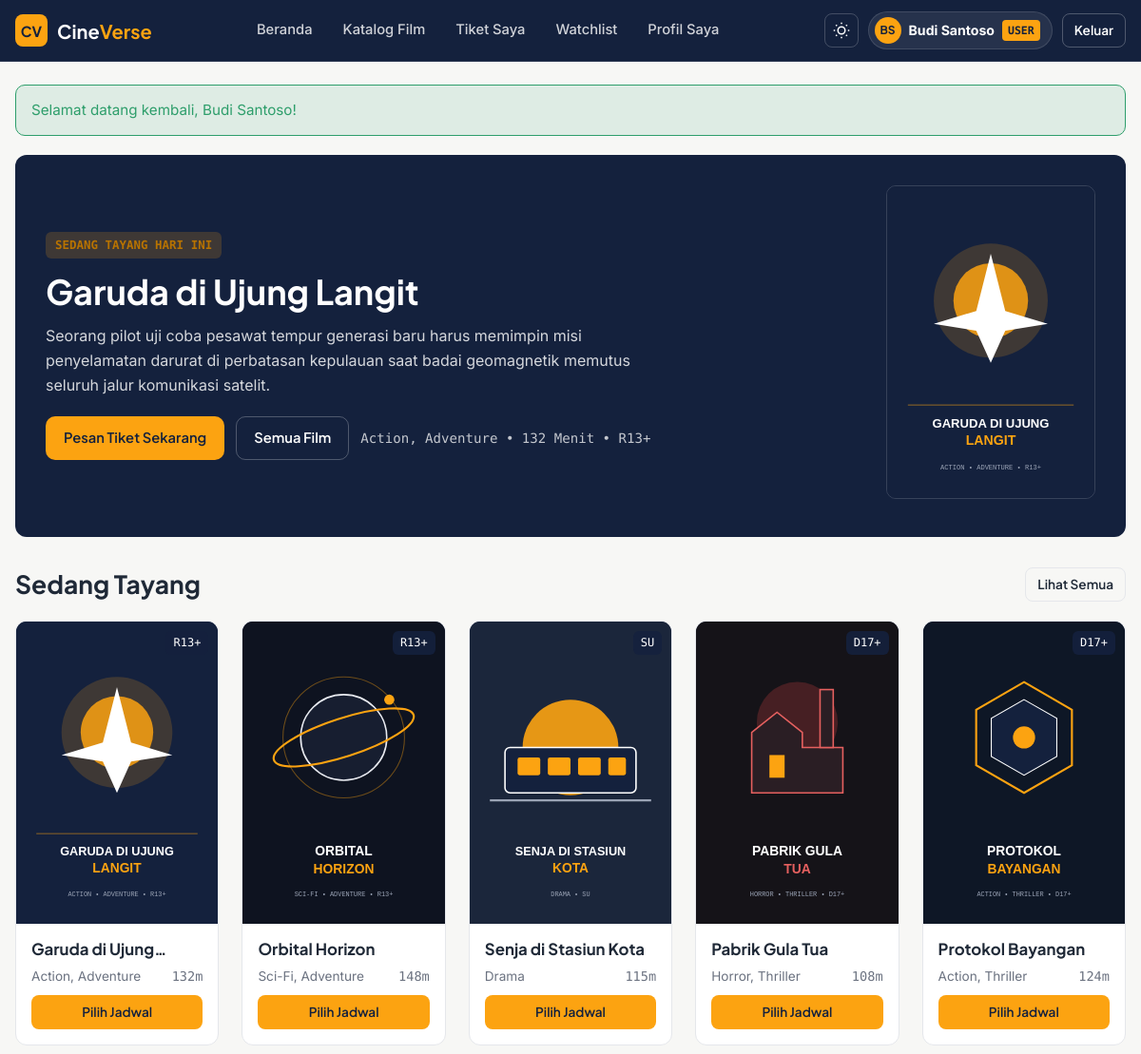
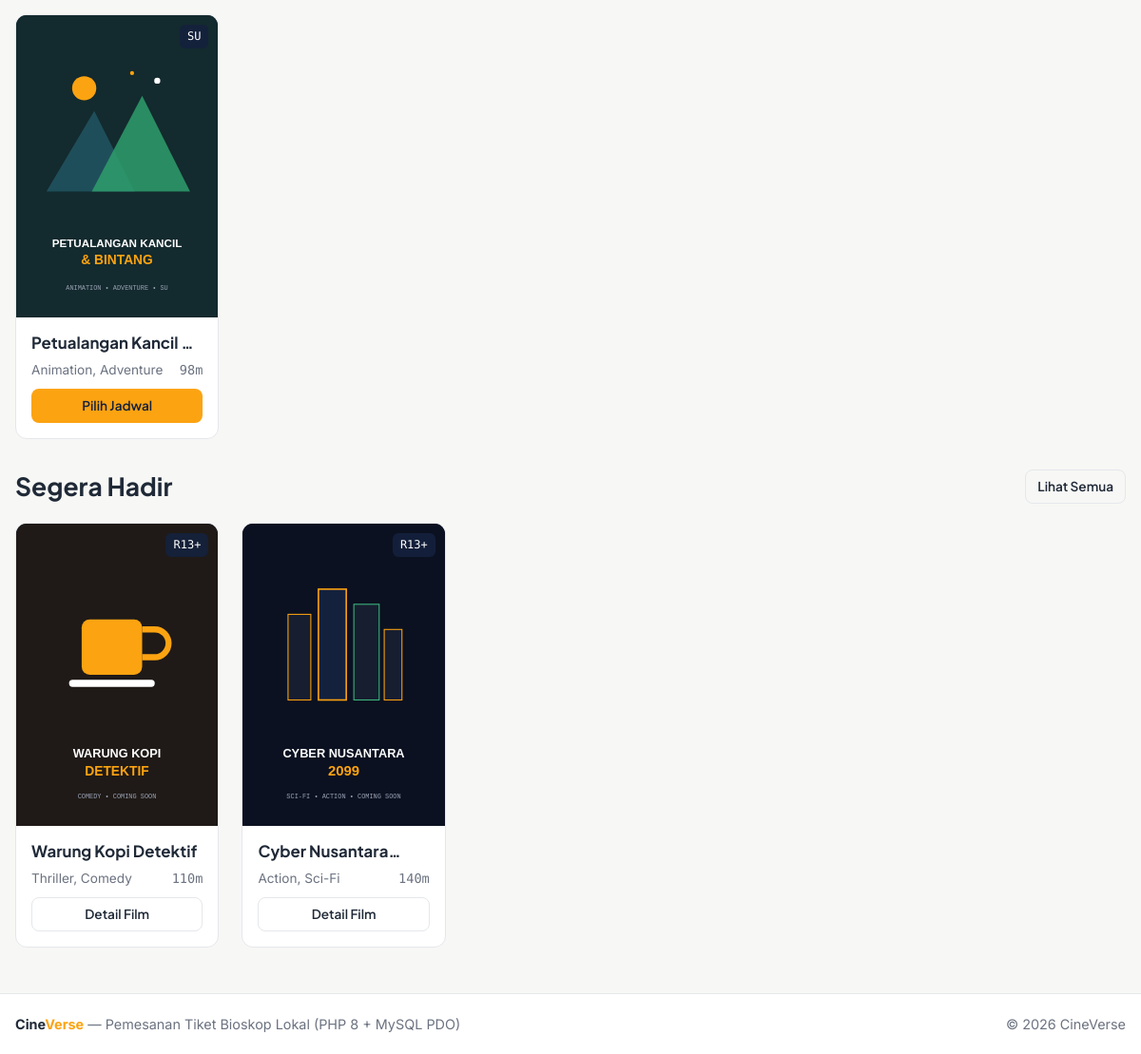
Screenshot of / (signed in) with the database file from the repository (2 pictures, top to bottom).
### tables this page shows
CREATE TABLE movies (
    id INT AUTO_INCREMENT PRIMARY KEY,
    title VARCHAR(150) NOT NULL,
    synopsis TEXT NOT NULL,
    duration_min INT NOT NULL DEFAULT 120,
    release_date DATE DEFAULT NULL,
    age_rating ENUM('SU', 'R13+', 'D17+', 'D21+') NOT NULL DEFAULT 'R13+',
    language VARCHAR(50) NOT NULL DEFAULT 'Indonesia',
    director VARCHAR(100) DEFAULT NULL,
    cast_list VARCHAR(255) DEFAULT NULL,
    poster VARCHAR(255) DEFAULT 'poster-1.svg',
    trailer_url VARCHAR(255) DEFAULT NULL,
    status ENUM('now_showing', 'coming_soon', 'archived') NOT NULL DEFAULT 'now_showing',
    created_at DATETIME NOT NULL DEFAULT CURRENT_TIMESTAMP
);

### includes/functions.php (called while the page is built, shortened)
<?php
require_once __DIR__ . '/auth.php';
function e(?string $str): string
{
    return htmlspecialchars((string)$str, ENT_QUOTES, 'UTF-8');
}
function posterUrl(?string $poster): string
{
    return baseUrl('uploads/' . $poster);
}

### includes/auth.php (called while the page is built, shortened)
<?php
function baseUrl(string $path = ''): string
{
    $scriptDir = str_replace('\\', '/', dirname($_SERVER['SCRIPT_NAME']));
    $root = preg_replace('#/(public|user|operator|admin|api)$#', '', $scriptDir);
    $root = rtrim($root, '/');
    return $root . '/' . ltrim($path, '/');
}

### public/index.php (the view, shortened to what this page needs)
<?php
require_once __DIR__ . '/../includes/layout/header.php';
$heroStmt = $pdo->query("
    SELECT m.*, GROUP_CONCAT(g.name SEPARATOR ', ') AS genres
    FROM movies m
    LEFT JOIN movie_genres mg ON mg.movie_id = m.id
    LEFT JOIN genres g ON g.id = mg.genre_id
    WHERE m.status = 'now_showing'
    GROUP BY m.id
    ORDER BY m.id ASC
    LIMIT 1
");
$heroMovie = $heroStmt->fetch();
$nowStmt = $pdo->query("
    SELECT m.*, GROUP_CONCAT(g.name SEPARATOR ', ') AS genres
    FROM movies m
    LEFT JOIN movie_genres mg ON mg.movie_id = m.id
    LEFT JOIN genres g ON g.id = mg.genre_id
    WHERE m.status = 'now_showing'
    GROUP BY m.id
    ORDER BY m.id ASC
");
$nowShowing = $nowStmt->fetchAll();
$comingStmt = $pdo->query("
    SELECT m.*, GROUP_CONCAT(g.name SEPARATOR ', ') AS genres
    FROM movies m
    LEFT JOIN movie_genres mg ON mg.movie_id = m.id
    LEFT JOIN genres g ON g.id = mg.genre_id
    WHERE m.status = 'coming_soon'
    GROUP BY m.id
    ORDER BY m.release_date ASC
");
$comingSoon = $comingStmt->fetchAll();
?>
<?php if ($heroMovie): ?>
<section class="hero">
    <div>
        <span class="badge badge-warning" style="margin-bottom:12px;">SEDANG TAYANG HARI INI</span>
        <h1><?= e($heroMovie['title']) ?></h1>
        <p><?= e($heroMovie['synopsis']) ?></p>
        <div style="display:flex;gap:12px;flex-wrap:wrap;align-items:center;">
            <a href="movie.php?id=<?= (int)$heroMovie['id'] ?>" class="btn btn-primary">Pesan Tiket Sekarang</a>
            <a href="movies.php" class="btn btn-outline-light">Semua Film</a>
            <span class="mono" style="color:rgba(255,255,255,0.75);font-size:0.88rem;">
                <?= e($heroMovie['genres']) ?> • <?= (int)$heroMovie['duration_min'] ?> Menit • <?= e($heroMovie['age_rating']) ?>
            </span>
        </div>
    </div>
    <div>
        <img src="<?= e(posterUrl($heroMovie['poster'])) ?>" alt="<?= e($heroMovie['title']) ?>" class="hero-poster">
    </div>
</section>
<?php endif; ?>
<div class="section-header">
    <h2>Sedang Tayang</h2>
    <a href="movies.php?status=now_showing" class="btn btn-outline btn-sm">Lihat Semua</a>
</div>
<div class="movie-grid">
    <?php foreach ($nowShowing as $m): ?>
        <article class="movie-card">
            <a href="movie.php?id=<?= (int)$m['id'] ?>" class="movie-poster-wrap">
                <img src="<?= e(posterUrl($m['poster'])) ?>" alt="<?= e($m['title']) ?>" class="movie-poster">
                <span class="age-badge"><?= e($m['age_rating']) ?></span>
            </a>
            <div class="movie-body">
                <h3 class="movie-title"><a href="movie.php?id=<?= (int)$m['id'] ?>"><?= e($m['title']) ?></a></h3>
                <div class="movie-meta">
                    <span><?= e($m['genres'] ?: '-') ?></span>
                    <span class="mono"><?= (int)$m['duration_min'] ?>m</span>
                </div>
                <a href="movie.php?id=<?= (int)$m['id'] ?>" class="btn btn-primary btn-sm" style="margin-top:auto;">Pilih Jadwal</a>
            </div>
        </article>
    <?php endforeach; ?>
</div>
<?php if (!empty($comingSoon)): ?>
<div class="section-header">
    <h2>Segera Hadir</h2>
    <a href="movies.php?status=coming_soon" class="btn btn-outline btn-sm">Lihat Semua</a>
</div>
<div class="movie-grid">
    <?php foreach ($comingSoon as $m): ?>
        <article class="movie-card">
            <a href="movie.php?id=<?= (int)$m['id'] ?>" class="movie-poster-wrap">
                <img src="<?= e(posterUrl($m['poster'])) ?>" alt="<?= e($m['title']) ?>" class="movie-poster">
                <span class="age-badge"><?= e($m['age_rating']) ?></span>
            </a>
            <div class="movie-body">
                <h3 class="movie-title"><a href="movie.php?id=<?= (int)$m['id'] ?>"><?= e($m['title']) ?></a></h3>
                <div class="movie-meta">
                    <span><?= e($m['genres'] ?: '-') ?></span>
                    <span class="mono"><?= (int)$m['duration_min'] ?>m</span>
                </div>
                <a href="movie.php?id=<?= (int)$m['id'] ?>" class="btn btn-outline btn-sm" style="margin-top:auto;">Detail Film</a>
            </div>
        </article>
    <?php endforeach; ?>
</div>
<?php endif; ?>
<?php require_once __DIR__ . '/../includes/layout/footer.php'; ?>

### assets/css/style.css (style rules this page uses)
:root, [data-theme="light"] { --bg: #F7F7F5; --surface: #FFFFFF; --surface-alt: #F1F2F6; --text: #1F2937; --text-muted: #6B7280; --primary: #14213D; --accent: #FCA311; --accent-hover: #E59009; --success: #2E9E6B; --danger: #D64545; --border: #E5E7EB; --shadow: 0 4px 16px rgba(20, 33, 61, 0.06); }
*, *::before, *::after { box-sizing: border-box; margin: 0; padding: 0; }
body { font-family: 'Inter', system-ui, -apple-system, sans-serif; font-size: 16px; line-height: 1.6; background-color: var(--bg); color: var(--text); min-height: 100dvh; display: flex; flex-direction: column; }
h1, h2, h3, h4, .brand { font-family: 'Plus Jakarta Sans', sans-serif; line-height: 1.25; text-wrap: balance; color: var(--text); }
h1 { font-size: clamp(1.75rem, 3vw, 2.5rem); font-weight: 700; }
h2 { font-size: clamp(1.35rem, 2.2vw, 1.75rem); font-weight: 700; }
h3 { font-size: 1.25rem; font-weight: 600; }
p { text-wrap: pretty; }
a { color: inherit; text-decoration: none; }
.mono, code, .seat-btn, .booking-code, .tabular { font-family: 'DM Mono', monospace; font-variant-numeric: tabular-nums; }
.btn { display: inline-flex; align-items: center; justify-content: center; gap: 8px; padding: 10px 18px; border-radius: 10px; font-family: 'Plus Jakarta Sans', sans-serif; font-size: 0.92rem; font-weight: 600; border: 1px solid transparent; cursor: pointer; transition: transform 150ms ease-out, opacity 150ms ease-out; }
.btn-sm { padding: 6px 12px; font-size: 0.85rem; border-radius: 8px; }
.btn-primary { background-color: var(--accent); color: #14213D; }
.btn-outline { background: transparent; border-color: var(--border); color: var(--text); }
.btn-outline-light { background: transparent; border-color: rgba(255, 255, 255, 0.25); color: #FFFFFF; }
.section-header { display: flex; align-items: center; justify-content: space-between; gap: 16px; margin-bottom: 20px; margin-top: 32px; flex-wrap: wrap; }
.hero { background: var(--primary); color: #FFFFFF; border-radius: 12px; padding: 32px; display: grid; grid-template-columns: 1fr 220px; gap: 32px; align-items: center; margin-bottom: 32px; }
.hero h1 { color: #FFFFFF; margin-bottom: 12px; }
.hero p { color: rgba(255, 255, 255, 0.82); margin-bottom: 20px; max-width: 65ch; }
.hero-poster { width: 100%; aspect-ratio: 2 / 3; object-fit: cover; border-radius: 10px; border: 1px solid rgba(255, 255, 255, 0.15); }
.movie-grid { display: grid; grid-template-columns: repeat(auto-fill, minmax(210px, 1fr)); gap: 24px; }
.movie-card { background: var(--surface); border: 1px solid var(--border); border-radius: 12px; overflow: hidden; display: flex; flex-direction: column; transition: transform 200ms ease-out; }
.movie-poster-wrap { position: relative; overflow: hidden; aspect-ratio: 2 / 3; background: var(--primary); }
.movie-poster { width: 100%; height: 100%; object-fit: cover; transition: transform 200ms ease-out; }
.age-badge { position: absolute; top: 10px; right: 10px; background: rgba(20, 33, 61, 0.9); color: #FFFFFF; font-family: 'DM Mono', monospace; font-size: 0.75rem; padding: 3px 8px; border-radius: 6px; }
.movie-body { padding: 16px; display: flex; flex-direction: column; gap: 8px; flex: 1; }
.movie-title { font-size: 1.05rem; font-weight: 700; display: -webkit-box; -webkit-line-clamp: 1; -webkit-box-orient: vertical; overflow: hidden; }
.movie-meta { font-size: 0.85rem; color: var(--text-muted); display: flex; align-items: center; justify-content: space-between; gap: 8px; }
.badge { display: inline-flex; align-items: center; padding: 4px 10px; border-radius: 6px; font-size: 0.78rem; font-weight: 600; font-family: 'DM Mono', monospace; }
.badge-pending, .badge-warning { background: rgba(252, 163, 17, 0.18); color: #B87300; }

### rows the page displays
movies: title "Garuda di Ujung Langit", synopsis "Seorang pilot uji coba pesawat tempur generasi baru harus memimpin misi penyelamatan darurat di perbatasan kepulauan saat badai geomagnetik memutus seluruh jalur komunikasi satelit.", duration_min "132", age_rating "R13+", poster (picture), title "Garuda di…", genres "Action, Adventure"
movies: poster (picture), age_rating "R13+", title "Orbital Horizon", genres "Sci-Fi, Adventure", duration_min "148"
movies: poster (picture), age_rating "SU", title "Senja di Stasiun Kota", genres "Drama", duration_min "115"
movies: poster (picture), age_rating "D17+", title "Pabrik Gula Tua", genres "Horror, Thriller", duration_min "108"
movies: poster (picture), age_rating "D17+", title "Protokol Bayangan", genres "Action, Thriller", duration_min "124"
movies: poster (picture), age_rating "SU", title "Petualangan Kancil…", genres "Animation, Adventure", duration_min "98"
movies: poster (picture), age_rating "R13+", title "Warung Kopi Detektif", genres "Thriller, Comedy", duration_min "110"
movies: poster (picture), age_rating "R13+", title "Cyber…", genres "Action, Sci-Fi", duration_min "140"

### other values shown
userInitials($user['name']) "BS"
$user['name'] "Budi Santoso"
$user['role'] "USER"
$flash['message'] "Selamat datang kembali, Budi Santoso!"
$heroMovie['genres'] "Action, Adventure"
